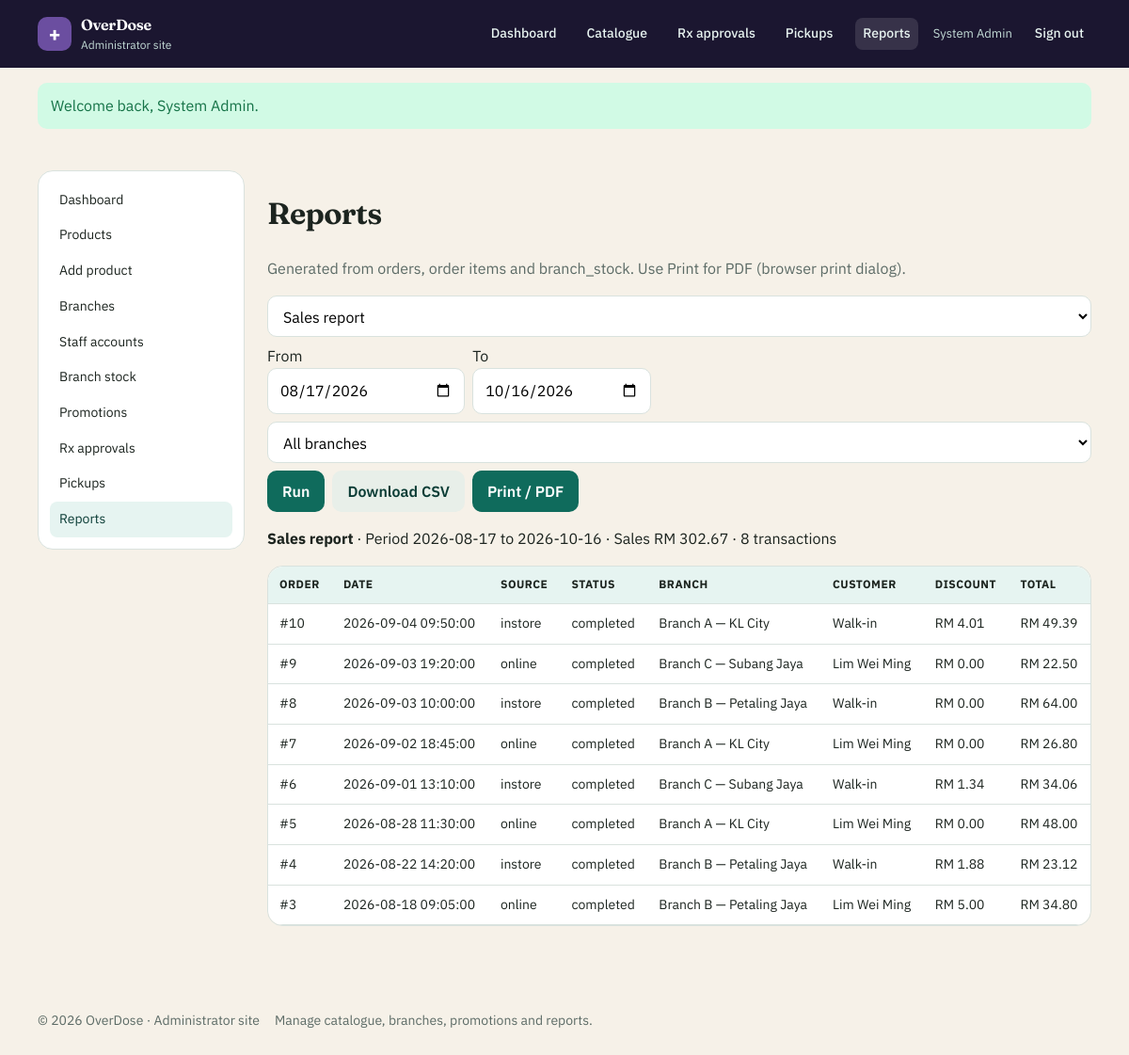
Screenshot of /admin/reports.php (signed in) with the database file from the repository.
### tables this page shows
CREATE TABLE orders (
  id INT UNSIGNED NOT NULL AUTO_INCREMENT,
  user_id INT UNSIGNED NULL,
  branch_id INT UNSIGNED NOT NULL,
  source ENUM('online', 'instore') NOT NULL,
  subtotal DECIMAL(10,2) NOT NULL,
  discount_total DECIMAL(10,2) NOT NULL DEFAULT 0.00,
  total DECIMAL(10,2) NOT NULL,
   
  status ENUM('pending_approval', 'approved', 'rejected', 'ready_for_pickup', 'completed', 'expired') NOT NULL DEFAULT 'completed',
  pickup_by DATETIME NULL,
  prescription_path VARCHAR(255) NULL,
  reviewed_by INT UNSIGNED NULL,
  reviewed_at DATETIME NULL,
  review_note VARCHAR(255) NULL,
  created_at DATETIME NOT NULL DEFAULT CURRENT_TIMESTAMP,
  PRIMARY KEY (id),
  KEY idx_orders_created (created_at),
  KEY idx_orders_branch (branch_id),
  KEY idx_orders_user (user_id),
  KEY idx_orders_status (status),
  CONSTRAINT fk_orders_user
    FOREIGN KEY (user_id) REFERENCES users (id)
    ON UPDATE CASCADE ON DELETE SET NULL,
  CONSTRAINT fk_orders_branch
    FOREIGN KEY (branch_id) REFERENCES branches (id)
    ON UPDATE CASCADE ON DELETE RESTRICT,
  CONSTRAINT fk_orders_reviewer
    FOREIGN KEY (reviewed_by) REFERENCES users (id)
    ON UPDATE CASCADE ON DELETE SET NULL
);

CREATE TABLE branches (
  id INT UNSIGNED NOT NULL AUTO_INCREMENT,
  name VARCHAR(120) NOT NULL,
  address VARCHAR(255) NOT NULL,
  phone VARCHAR(40) NOT NULL,
  opening_hours VARCHAR(120) NOT NULL DEFAULT '9:00–18:00',
  is_active TINYINT(1) NOT NULL DEFAULT 1,
  PRIMARY KEY (id)
);

CREATE TABLE users (
  id INT UNSIGNED NOT NULL AUTO_INCREMENT,
  name VARCHAR(120) NOT NULL,
  email VARCHAR(190) NOT NULL,
  password_hash VARCHAR(255) NOT NULL,
  role ENUM('customer', 'staff', 'admin') NOT NULL DEFAULT 'customer',
   
  branch_id INT UNSIGNED NULL,
  created_at DATETIME NOT NULL DEFAULT CURRENT_TIMESTAMP,
  PRIMARY KEY (id),
  UNIQUE KEY uq_users_email (email),
  KEY idx_users_branch (branch_id),
  CONSTRAINT fk_users_branch
    FOREIGN KEY (branch_id) REFERENCES branches (id)
    ON UPDATE CASCADE ON DELETE SET NULL
);

### includes/helpers.php (called while the page is built, shortened)
<?php
function e(?string $value): string
{
    return htmlspecialchars((string) $value, ENT_QUOTES | ENT_SUBSTITUTE, 'UTF-8');
}
function app_base(): string
{
    static $base = null;
    if ($base !== null) {
        return $base;
    }
    $projectRoot = str_replace('\\', '/', realpath(dirname(__DIR__)) ?: dirname(__DIR__));
    $docRoot = str_replace('\\', '/', realpath($_SERVER['DOCUMENT_ROOT'] ?? '') ?: ($_SERVER['DOCUMENT_ROOT'] ?? ''));
    if ($docRoot !== '' && str_starts_with($projectRoot, rtrim($docRoot, '/'))) {
        $base = substr($projectRoot, strlen(rtrim($docRoot, '/')));
    } else {
        $script = str_replace('\\', '/', dirname($_SERVER['SCRIPT_NAME'] ?? '/'));
        if (str_ends_with($script, '/admin') || str_ends_with($script, '/staff') || str_ends_with($script, '/pages') || str_ends_with($script, '/api')) {
            $script = dirname($script);
        }
        $base = $script === '/' ? '' : $script;
    }
    $base = rtrim($base, '/');
    return $base;
}
function url(string $path = ''): string
{
    $path = ltrim($path, '/');
    $base = app_base();
    return ($base === '' ? '' : $base) . '/' . $path;
}
function money(float|string $amount): string
{
    return 'RM ' . number_format((float) $amount, 2);
}
function get_int(string $key, int $default = 0): int
{
    return filter_input(INPUT_GET, $key, FILTER_VALIDATE_INT) ?: $default;
}

### includes/portal.php (called while the page is built, shortened)
<?php
function current_portal(): string
{
    $script = str_replace('\\', '/', $_SERVER['SCRIPT_NAME'] ?? '');
    if (str_contains($script, '/admin/')) {
        return 'admin';
    }
    return 'customer';
}
function portal_session_path(?string $portal = null): string
{
    $base = app_base();
    $root = $base === '' ? '/' : $base . '/';
    return match ($portal ?? current_portal()) {
        'admin' => rtrim($root, '/') . '/admin/',
        'staff' => rtrim($root, '/') . '/staff/',
        default => $root,
    };
}

### includes/reports.php (called while the page is built, shortened)
<?php
function report_dates(): array
{
    $from = $_GET['from'] ?? date('Y-m-d', strtotime('-60 days'));
    $to = $_GET['to'] ?? date('Y-m-d');
    return [$from, $to];
}
function sales_summary(mysqli $db, string $from, string $to, int $branchId = 0): array
{
    $sql = 'SELECT COUNT(*) AS transactions, COALESCE(SUM(total),0) AS revenue, COALESCE(SUM(discount_total),0) AS discounts
            FROM orders WHERE DATE(created_at) BETWEEN ? AND ?
              AND status = \'completed\'';
    $types = 'ss';
    $params = [$from, $to];
    return db_one($db, $sql, $types, $params) ?? ['transactions' => 0, 'revenue' => 0, 'discounts' => 0];
}
function sales_rows(mysqli $db, string $from, string $to, int $branchId = 0): array
{
    $sql = 'SELECT o.id, o.created_at, o.source, o.status, o.total, o.discount_total, b.name AS branch_name, u.name AS customer_name
            FROM orders o
            INNER JOIN branches b ON b.id = o.branch_id
            LEFT JOIN users u ON u.id = o.user_id
            WHERE DATE(o.created_at) BETWEEN ? AND ?';
    $types = 'ss';
    $params = [$from, $to];
    $sql .= ' ORDER BY o.created_at DESC';
    return db_all($db, $sql, $types, $params);
}

### includes/db.php (called while the page is built, shortened)
<?php
function db_bind(mysqli_stmt $stmt, string $types, array $params): void
{
    if ($types === '') {
        return;
    }
    $refs = [];
    foreach ($params as $i => $value) {
        $refs[$i] = &$params[$i];
    }
    $stmt->bind_param($types, ...$refs);
}
function db_one(mysqli $db, string $sql, string $types = '', array $params = []): ?array
{
    $stmt = $db->prepare($sql);
    db_bind($stmt, $types, $params);
    $stmt->execute();
    $result = $stmt->get_result();
    $row = $result->fetch_assoc();
    return $row ?: null;
}
function db_all(mysqli $db, string $sql, string $types = '', array $params = []): array
{
    $stmt = $db->prepare($sql);
    db_bind($stmt, $types, $params);
    $stmt->execute();
    $result = $stmt->get_result();
    $rows = $result->fetch_all(MYSQLI_ASSOC);
    return $rows;
}

### admin/reports.php (the view, shortened to what this page needs)
<?php
require dirname(__DIR__) . '/includes/init.php';
$db = db();
[$from, $to] = report_dates();
$branchId = get_int('branch');
$type = (string) ($_GET['type'] ?? 'sales');
$summary = sales_summary($db, $from, $to, $branchId);
$labels = [
    'sales' => 'Sales report',
    'bestsellers' => 'Best-selling medications',
    'inventory' => 'Inventory report',
    'lowstock' => 'Low-stock report',
    'branch' => 'Branch performance',
];
require dirname(__DIR__) . '/includes/header.php';
$query = http_build_query(['type' => $type, 'from' => $from, 'to' => $to, 'branch' => $branchId]);
?>
<div class="container layout-admin">
  <?php require dirname(__DIR__) . '/includes/admin_nav.php'; ?>
  <div>
    <h1>Reports</h1>
    <p class="muted">Generated from orders, order items and branch_stock. Use Print for PDF (browser print dialog).</p>
    <form class="filters" method="get">
      <select name="type">
        <?php foreach ($labels as $key => $label): ?>
          <option value="<?= e($key) ?>" <?= $type === $key ? 'selected' : '' ?>><?= e($label) ?></option>
        <?php endforeach; ?>
      </select>
      <label>From <input type="date" name="from" value="<?= e($from) ?>"></label>
      <label>To <input type="date" name="to" value="<?= e($to) ?>"></label>
      <select name="branch">
        <option value="0">All branches</option>
      </select>
      <button class="btn" type="submit">Run</button>
      <a class="btn btn-secondary" href="<?= e(url('admin/reports.php?' . $query . '&format=csv')) ?>">Download CSV</a>
      <button class="btn btn-secondary" type="button" onclick="window.print()">Print / PDF</button>
    </form>
    <p><strong><?= e($labels[$type]) ?></strong>
      <?php if ($type !== 'inventory' && $type !== 'lowstock'): ?>
        · Period <?= e($from) ?> to <?= e($to) ?> · Sales <?= e(money((float) $summary['revenue'])) ?> · <?= (int) $summary['transactions'] ?> transactions
      <?php endif; ?>
    </p>
    <?php if ($type === 'sales'):
        $rows = sales_rows($db, $from, $to, $branchId); ?>
      <div class="table-wrap">
        <table>
          <thead><tr><th>Order</th><th>Date</th><th>Source</th><th>Status</th><th>Branch</th><th>Customer</th><th>Discount</th><th>Total</th></tr></thead>
          <tbody>
            <?php foreach ($rows as $row): ?>
              <tr>
                <td>#<?= (int) $row['id'] ?></td>
                <td><?= e($row['created_at']) ?></td>
                <td><?= e($row['source']) ?></td>
                <td><?= e((string) ($row['status'] ?? '')) ?></td>
                <td><?= e($row['branch_name']) ?></td>
                <td><?= e($row['customer_name'] ?: 'Walk-in') ?></td>
                <td><?= e(money((float) $row['discount_total'])) ?></td>
                <td><?= e(money((float) $row['total'])) ?></td>
              </tr>
            <?php endforeach; ?>
          </tbody>
        </table>
      </div>
    <?php endif; ?>
  </div>
</div>
<?php require dirname(__DIR__) . '/includes/footer.php'; ?>

### public/css/style.css (style rules this page uses)
:root { --teal-900: #0b3d36; --teal-700: #0f6b5c; --teal-500: #1a8f7a; --teal-100: #e6f4f1; --cream: #f6f1e8; --ink: #1c241f; --muted: #5c6b66; --card: #ffffff; --danger: #9b2c2c; --warning: #b45309; --ok: #157347; --line: #d9e2de; --shadow: 0 10px 30px rgba(11, 61, 54, 0.08); --radius: 16px; }
*, *::before, *::after { box-sizing: border-box; }
html { scroll-behavior: smooth; }
body { margin: 0; font-family: "IBM Plex Sans", system-ui, sans-serif; color: var(--ink); background: var(--cream); line-height: 1.55; }
h1, h2, h3, .brand strong { font-family: Fraunces, Georgia, serif; font-weight: 650; letter-spacing: -0.02em; }
a { color: var(--teal-700); }
.container { width: min(1120px, calc(100% - 32px)); margin-inline: auto; }
.search-bar input, .search-bar select, input[type="text"], input[type="email"], input[type="password"], input[type="number"], input[type="date"], select, textarea { width: 100%; padding: 10px 12px; border: 1px solid var(--line); border-radius: 10px; font: inherit; background: #fff; }
.muted { color: var(--muted); }
.btn, button.btn, input.btn { display: inline-flex; align-items: center; justify-content: center; background: var(--teal-700); color: #fff; border: 0; padding: 10px 16px; border-radius: 10px; text-decoration: none; font: inherit; font-weight: 600; cursor: pointer; }
.btn-secondary { background: #e8efe9; color: var(--teal-900); }
table { width: 100%; border-collapse: collapse; background: #fff; border-radius: var(--radius); overflow: hidden; }
th, td { padding: 10px 12px; text-align: left; border-bottom: 1px solid var(--line); font-size: 14px; }
th { background: var(--teal-100); font-size: 12px; text-transform: uppercase; letter-spacing: 0.04em; }
.table-wrap { overflow-x: auto; border: 1px solid var(--line); border-radius: var(--radius); }
.filters { display: flex; flex-wrap: wrap; gap: 8px; margin-bottom: 16px; }
.layout-admin { display: grid; grid-template-columns: 220px 1fr; gap: 24px; padding: 28px 0 48px; }

### rows the page displays
orders: id "10", created_at "2026-09-04 09:50:00", source "instore", status "completed", branch.name "Branch A — KL City", customer_name "Walk-in", discount_total "RM 4.01", total "RM 49.39"
orders: id "9", created_at "2026-09-03 19:20:00", source "online", status "completed", branch.name "Branch C — Subang Jaya", user.name "Lim Wei Ming", discount_total "RM 0.00", total "RM 22.50"
orders: id "8", created_at "2026-09-03 10:00:00", source "instore", status "completed", branch.name "Branch B — Petaling Jaya", customer_name "Walk-in", discount_total "RM 0.00", total "RM 64.00"
orders: id "7", created_at "2026-09-02 18:45:00", source "online", status "completed", branch.name "Branch A — KL City", user.name "Lim Wei Ming", discount_total "RM 0.00", total "RM 26.80"
orders: id "6", created_at "2026-09-01 13:10:00", source "instore", status "completed", branch.name "Branch C — Subang Jaya", customer_name "Walk-in", discount_total "RM 1.34", total "RM 34.06"
orders: id "5", created_at "2026-08-28 11:30:00", source "online", status "completed", branch.name "Branch A — KL City", user.name "Lim Wei Ming", discount_total "RM 0.00", total "RM 48.00"
orders: id "4", created_at "2026-08-22 14:20:00", source "instore", status "completed", branch.name "Branch B — Petaling Jaya", customer_name "Walk-in", discount_total "RM 1.88", total "RM 23.12"
orders: id "3", created_at "2026-08-18 09:05:00", source "online", status "completed", branch.name "Branch B — Petaling Jaya", user.name "Lim Wei Ming", discount_total "RM 5.00", total "RM 34.80"

### other values shown
APP_NAME "OverDose"
$brandTag "Administrator site"
$user['name'] "System Admin"
$flash['message'] "Welcome back, System Admin."
$labels[$type] "Sales report"
$from "2026-08-17"
$to "2026-10-16"
money((float) $summary['revenue']) "RM 302.67"
$summary['transactions'] "8"
form field type "Sales report"
